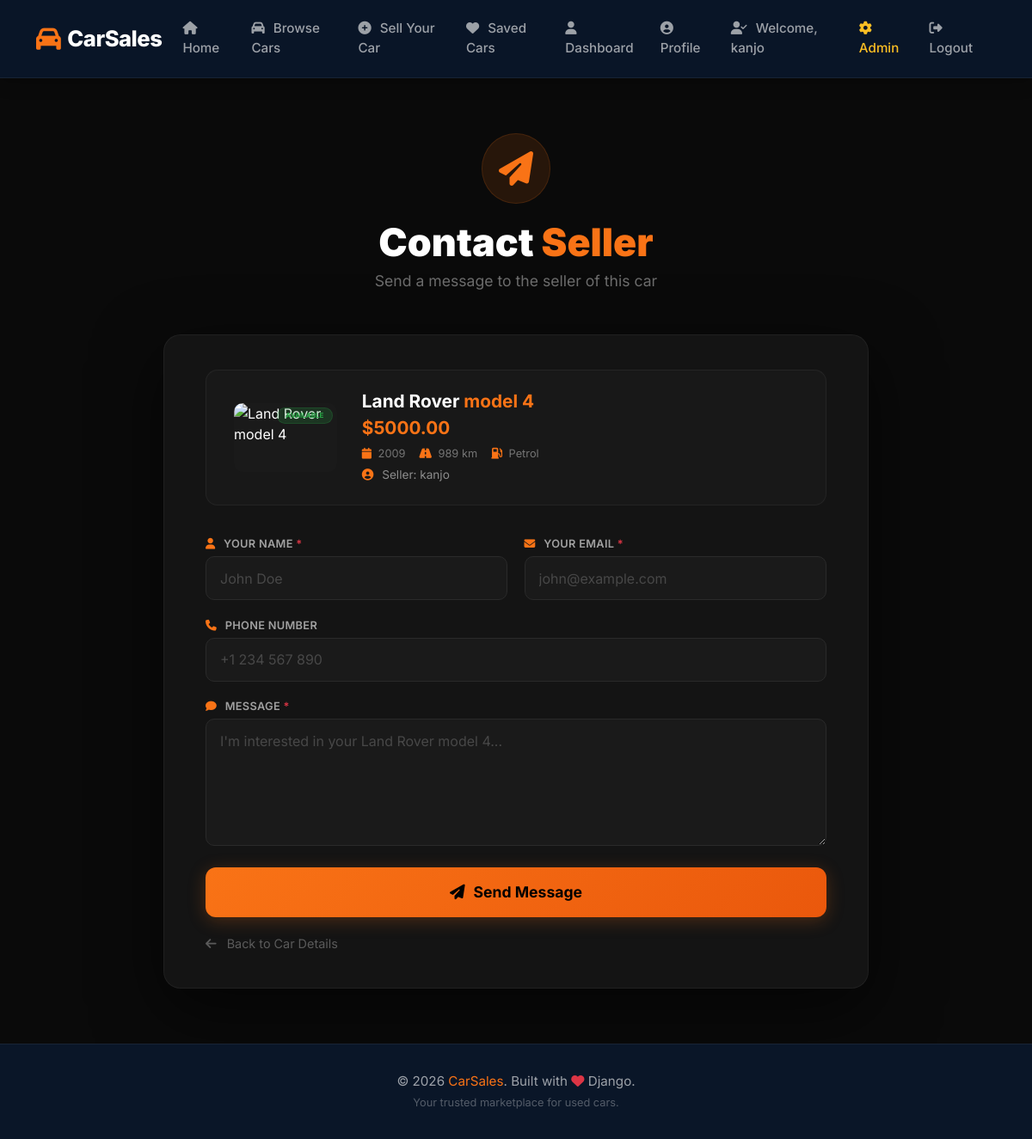
The page /cars/8/contact/ (signed in) on the database its author committed.
### listings/models.py (models this page shows, shortened)
class Car(models.Model):
    make = models.CharField(max_length=50)
    model = models.CharField(max_length=50)
    year = models.IntegerField()
    price = models.DecimalField(max_digits=10, decimal_places=2)
    mileage = models.IntegerField(help_text="Mileage in km")
    fuel_type = models.CharField(max_length=20, choices=[
        ('petrol', 'Petrol'),
        ('diesel', 'Diesel'),
        ('electric', 'Electric'),
        ('hybrid', 'Hybrid'),
        ('cng', 'CNG'),
    ], default='petrol')
    transmission = models.CharField(max_length=20, choices=[
        ('manual', 'Manual'),
        ('automatic', 'Automatic'),
        ('cvt', 'CVT'),
        ('dsg', 'DSG'),
    ], default='manual')
    body_type = models.CharField(max_length=20, choices=[
        ('sedan', 'Sedan'),
        ('suv', 'SUV'),
        ('coupe', 'Coupe'),
        ('convertible', 'Convertible'),
        ('hatchback', 'Hatchback'),
        ('truck', 'Truck'),
        ('van', 'Van'),
        ('luxury', 'Luxury'),
        ('electric', 'Electric'),
    ], default='sedan')
    description = models.TextField()
    seller = models.ForeignKey(User, on_delete=models.CASCADE, related_name='cars')
    created_at = models.DateTimeField(auto_now_add=True)
    updated_at = models.DateTimeField(auto_now=True)
    is_available = models.BooleanField(default=True)
    is_featured = models.BooleanField(default=False)
    class Meta:
        ordering = ['-created_at']

### listings/views.py (the view, shortened to what this page needs)
# urls.py: path('cars/<int:car_id>/contact/', views.contact_seller, name='contact_seller'),
@login_required
def contact_seller(request, car_id):
    car = get_object_or_404(Car, id=car_id, is_available=True)
    return render(request, 'listings/contact_seller.html', {'car': car})

### listings/templates/listings/contact_seller.html (shortened to what this page needs)
{% extends 'listings/base.html' %}
{% load static %}
{% block extra_css %}
    <link rel="stylesheet" href="{% static 'css/contact_seller.css' %}">
{% endblock %}
{% block content %}
<section class="contact-page">
    <div class="container">
        <div class="contact-header">
            <div class="header-icon">
                <i class="fas fa-paper-plane"></i>
            </div>
            <h1>Contact <span>Seller</span></h1>
            <p>Send a message to the seller of this car</p>
        </div>
        <div class="contact-wrapper">
            <div class="car-summary">
                <div class="car-image">
                    {% if car.image %}
                        <img src="{{ car.image.url }}" alt="{{ car.make }} {{ car.model }}">
                    {% else %}
                        <img src="https://images.unsplash.com/photo-1583121274602-3e2820c69888?w=200&h=150&fit=crop&crop=center" alt="{{ car.make }} {{ car.model }}">
                    {% endif %}
                    <span class="status-badge {% if car.is_available %}available{% else %}sold{% endif %}">
                        {% if car.is_available %}Available{% else %}Sold{% endif %}
                    </span>
                </div>
                <div class="car-details">
                    <h3>{{ car.make }} <span>{{ car.model }}</span></h3>
                    <div class="car-price">${{ car.price }}</div>
                    <div class="car-specs">
                        <span><i class="fas fa-calendar"></i> {{ car.year }}</span>
                        <span><i class="fas fa-road"></i> {{ car.mileage }} km</span>
                        <span><i class="fas fa-gas-pump"></i> {{ car.get_fuel_type_display }}</span>
                    </div>
                    <div class="seller-name">
                        <i class="fas fa-user-circle"></i> Seller: {{ car.seller.username }}
                    </div>
                </div>
            </div>
            <form method="POST" id="contactForm" class="contact-form">
                <div class="form-row">
                    <div class="form-group">
                        <label for="name">
                            <i class="fas fa-user"></i> Your Name <span class="required">*</span>
                        </label>
                        <input type="text" name="name" id="name" placeholder="John Doe" required>
                    </div>
                    <div class="form-group">
                        <label for="email">
                            <i class="fas fa-envelope"></i> Your Email <span class="required">*</span>
                        </label>
                        <input type="email" name="email" id="email" placeholder="john@example.com" required>
                    </div>
                </div>
                <div class="form-group">
                    <label for="phone">
                        <i class="fas fa-phone"></i> Phone Number
                    </label>
                    <input type="tel" name="phone" id="phone" placeholder="+1 234 567 890">
                </div>
                <div class="form-group">
                    <label for="message">
                        <i class="fas fa-comment"></i> Message <span class="required">*</span>
                    </label>
                    <textarea name="message" id="message" rows="5" placeholder="I'm interested in your {{ car.make }} {{ car.model }}..."></textarea>
                </div>
                <button type="submit" class="btn-submit" id="submitBtn">
                    <i class="fas fa-paper-plane"></i> Send Message
                </button>
                <a href="{% url 'car_detail' car.id %}" class="back-link">
                    <i class="fas fa-arrow-left"></i> Back to Car Details
                </a>
            </form>
        </div>
    </div>
</section>
{% endblock %}

### listings/templates/listings/base.html (shortened to what this page needs)
{% load static %}
<!DOCTYPE html>
<html lang="en">
<head>
    <link href="https://cdn.jsdelivr.net/npm/bootstrap@5.3.2/dist/css/bootstrap.min.css" rel="stylesheet">
    <link rel="stylesheet" href="https://cdnjs.cloudflare.com/ajax/libs/font-awesome/6.5.1/css/all.min.css">
    <link rel="stylesheet" href="{% static 'css/base.css' %}">
    {% block extra_css %}{% endblock %}
</head>
<body>
    <nav class="navbar navbar-expand-lg navbar-dark" id="mainNav">
        <div class="container">
            <a class="navbar-brand" href="{% url 'home' %}">
                <i class="fas fa-car" style="color: #f97316;"></i> CarSales
            </a>
            <div class="collapse navbar-collapse" id="mainNavbar">
                <ul class="navbar-nav me-auto">
                    <li class="nav-item">
                        <a class="nav-link {% if request.resolver_match.url_name == 'home' %}active{% endif %}" href="{% url 'home' %}">
                            <i class="fas fa-home"></i> Home
                        </a>
                    </li>
                    <li class="nav-item">
                        <a class="nav-link {% if request.resolver_match.url_name == 'car_list' %}active{% endif %}" href="{% url 'car_list' %}">
                            <i class="fas fa-car"></i> Browse Cars
                        </a>
                    </li>
                    <li class="nav-item">
                        <a class="nav-link {% if request.resolver_match.url_name == 'sell_car' %}active{% endif %}" href="{% url 'sell_car' %}">
                            <i class="fas fa-plus-circle"></i> Sell Your Car
                        </a>
                    </li>
                    <li class="nav-item">
                        <a class="nav-link {% if request.resolver_match.url_name == 'saved_cars' %}active{% endif %}" href="{% url 'saved_cars' %}">
                            <i class="fas fa-heart"></i> Saved Cars
                        </a>
                    </li>
                </ul>
                <ul class="navbar-nav">
                    {% if user.is_authenticated %}
                        <li class="nav-item">
                            <a class="nav-link {% if request.resolver_match.url_name == 'dashboard' %}active{% endif %}" href="{% url 'dashboard' %}">
                                <i class="fas fa-user"></i> Dashboard
                            </a>
                        </li>
                        <li class="nav-item">
                            <a class="nav-link {% if request.resolver_match.url_name == 'profile' %}active{% endif %}" href="{% url 'profile' %}">
                                <i class="fas fa-user-circle"></i> Profile
                            </a>
                        </li>
                        <li class="nav-item">
                            <span class="nav-link text-success">
                                <i class="fas fa-user-check"></i> Welcome, {{ user.username }}
                            </span>
                        </li>
                        <li class="nav-item">
                            <a class="nav-link text-warning" href="/admin/">
                                <i class="fas fa-cog"></i> Admin
                            </a>
                        </li>
                        <li class="nav-item">
                            <a class="nav-link" href="{% url 'logout' %}">
                                <i class="fas fa-sign-out-alt"></i> Logout
                            </a>
                        </li>
                    {% endif %}
                </ul>
            </div>
        </div>
    </nav>
    <main>
        {% block content %}
        {% endblock %}
    </main>
    <footer class="footer">
        <div class="container">
            <p class="mb-0">
                © 2026 <a href="{% url 'home' %}">CarSales</a>.
                Built with <i class="fas fa-heart" style="color: #dc3545;"></i> Django.
            </p>
            <small>Your trusted marketplace for used cars.</small>
        </div>
    </footer>
</body>
</html>

### listings/static/css/base.css (style rules this page uses)
:root { --primary-dark: #0a1628; --secondary-dark: #0f172a; --orange: #f97316; --orange-dark: #ea580c; --orange-darker: #c2410c; --text-light: #ffffff; --text-muted: rgba(255, 255, 255, 0.6); --border-color: rgba(255, 255, 255, 0.06); --shadow: 0 8px 30px rgba(0, 0, 0, 0.4); --glass-bg: rgba(255, 255, 255, 0.05); }
* { margin: 0; padding: 0; box-sizing: border-box; }
html { scroll-behavior: smooth; }
body { background: var(--primary-dark); color: var(--text-light); font-family: 'Inter', 'Segoe UI', Tahoma, Geneva, Verdana, sans-serif; min-height: 100vh; display: flex; flex-direction: column; }
#mainNav { background: rgba(10, 22, 40, 0.95) !important; backdrop-filter: blur(12px); border-bottom: 1px solid var(--border-color); padding: 0.8rem 0; transition: all 0.3s ease; box-shadow: 0 2px 20px rgba(0, 0, 0, 0.3); }
.navbar-brand { display: flex; align-items: center; gap: 8px; font-size: 1.6rem; font-weight: 800; color: var(--text-light) !important; letter-spacing: -0.5px; transition: color 0.3s ease; }
.navbar-brand i { font-size: 1.8rem; color: var(--orange); }
.navbar-nav .nav-link { color: var(--text-muted) !important; font-weight: 500; padding: 0.6rem 1.2rem; position: relative; transition: all 0.3s ease; font-size: 0.95rem; }
.navbar-nav .nav-link i { margin-right: 6px; }
.navbar-nav .nav-link::after { content: ''; position: absolute; bottom: 0; left: 50%; width: 0; height: 2px; background: var(--orange); transition: all 0.3s ease; transform: translateX(-50%); }
.navbar-nav .nav-link.text-warning { color: #fbbf24 !important; }
.navbar-nav .nav-link.text-warning::after { background: #fbbf24; }
.footer { margin-top: auto; background: var(--primary-dark); border-top: 1px solid var(--border-color); padding: 2rem 0; text-align: center; }
.footer p { color: var(--text-muted); font-size: 0.95rem; margin-bottom: 0; }
.footer a { color: var(--orange); text-decoration: none; transition: color 0.3s ease; }
.footer small { color: rgba(255, 255, 255, 0.3); font-size: 0.8rem; }

### rows shown on the page
Car: make "Land Rover", model "model 4", price "5000.00", year "2009", mileage "989", fuel_type "Petrol", seller.username "kanjo", message "I'm interested in your Land Rover model 4..."

### other values the page prints
{{ user.username }} "kanjo"
